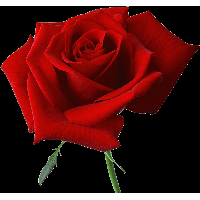
#> input picture images/rose.png, 200 x 200 px, given in place of lena.png, which was not available
$ python neighbourhood.py
#> lines starting #> are read from the running program, lines starting #| are printed output that depends on the picture; pictures that were not available may be replaced by others from this repository, and a replacement may not be noted
import cv2
from scipy import ndimage
import numpy as np
import matplotlib.pyplot as plt

img = cv2.imread('lena.png',cv2.IMREAD_GRAYSCALE)
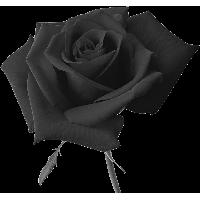
#> img: shape (200, 200); min 0, max 255, mean 39.7
plt.imshow(img,cmap='gray',interpolation='bicubic')
print(img)
#> (printed output is left out)
img2 = cv2.imread('rose.jpg',cv2.IMREAD_GRAYSCALE)
plt.imshow(img2,cmap='gray',interpolation='bicubic')
img3 = cv2.imread('lena.png')
#> img3 is the input picture: shape (200, 200, 3); mean B, G, R 21.4, 23, 80.3

# Neighborhood
result = ndimage.generic_filter(img, np.nanmean, size=3, mode='constant', cval=np.NaN)
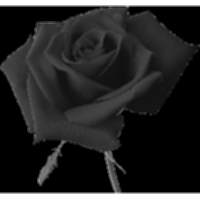
#> result: shape (200, 200); min 0, max 255, mean 39.5
plt.imshow(result,cmap='gray',interpolation='bicubic')
result = ndimage.generic_filter(img2, np.nanmean, size=3, mode='constant', cval=np.NaN)
plt.imshow(result,cmap='gray',interpolation='bicubic')
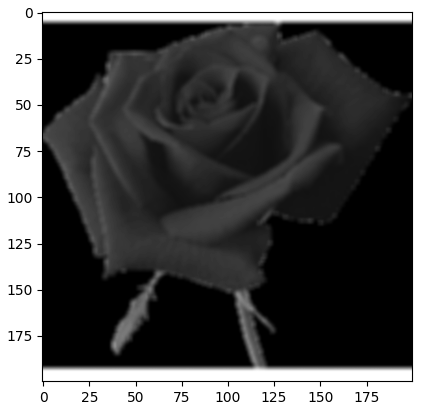
#> figure drawn by matplotlib, 1 panel
